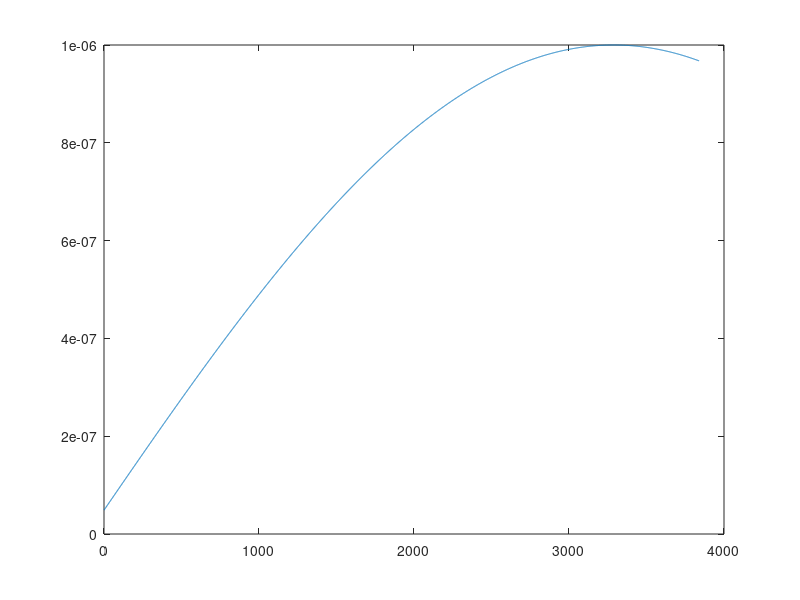

The MATLAB script that drew this image:
% verification of linear callibration 
C = 0;
d = 1e-6;
center = 1920;
pixel_w = 6.4/3840;
focal_l = 3.6;
angle_1 = 53.725/180 * pi;
x = 0:3839;
angle_2 = (x - center) * pixel_w / focal_l + angle_1;
lambda = C + d * sin((x - center) * pixel_w / focal_l + angle_1);
plot(x, lambda);
